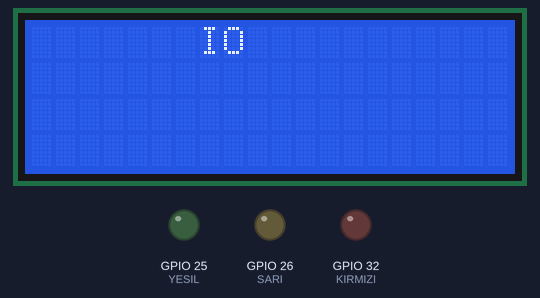
Bench run of a sketch on a simulated ESP32. Parts: 20×4 character LCD, output pins drawn as LEDs (lit = HIGH). What the sketch prints to the serial monitor is not drawn.

Above: at 1.0 s.
At 2.6 s:
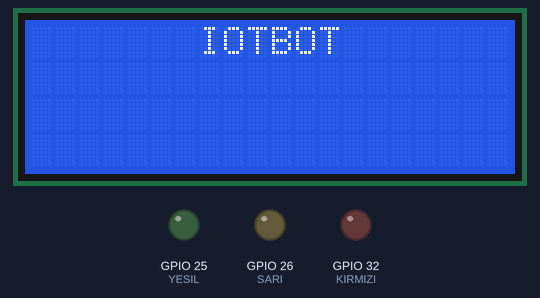
At 3.2 s:
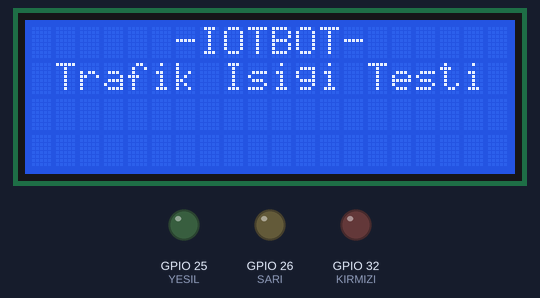
At 4.3 s:
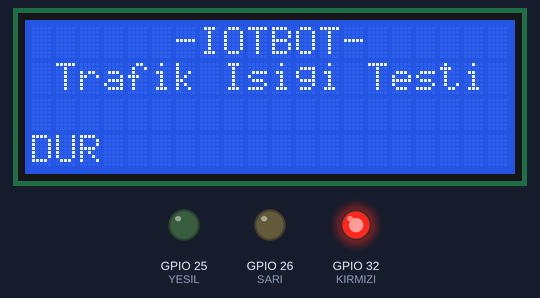
At 6.8 s:
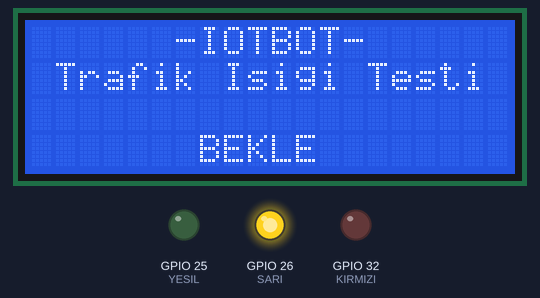
At 7.8 s:
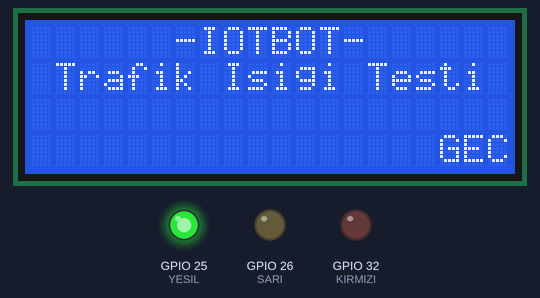
Timing chart, 0 to 39.0 s (numbered marks = the images above):
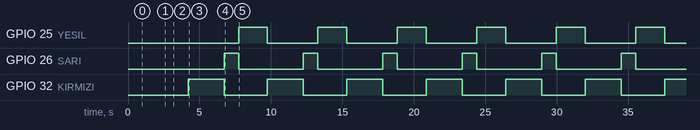

The sketch:

Modulcuk_Trafik_Isigi.ino
```cpp
/*
                                  ///////////////////////////////////////////////////////
                                  /////////   IoT BOT Test Yazılımları Serisi   /////////
                                  ///////////////////////////////////////////////////////
                                                   TRAFİK IŞIĞI MODÜLCÜĞÜ
*/

//---------------------------------------          HADİ KODLAYALIM...       ----------------------------------------------------------------

//---------------------------------------   // İLK TANIMLAMALAR VE KÜTÜPHANE EKLEME   ------------------------------------------------------

#define UYGULAMA "Trafik Isigi Testi"

int i = 0;                                            // Gidip gelen yazının animasyonu için oluşturulan değişken.

#include <Wire.h>                                     // I2C iletişim protokolünü kullanabilmek için gerekli kütüphaneyi ekliyoruz.
#include <LiquidCrystal_I2C.h>                        // LCD ekran için gerekli olan kütüphaneyi ekliyoruz.
LiquidCrystal_I2C lcd(0x27, 20, 4);                   // LCD ekranımızın özelliklerini giriyoruz.
                                                      // Bizim ekranımız 20 satır, 4 sütun karakter destekliyor.
int KIRMIZI = 32;                           // Kırmızı ledin bağlı olduğu pini tanımladık.
int SARI    = 26;                           // Sarı ledin bağlı olduğu pini tanımladık.
int YESIL   = 25;                           // Yeşil ledin bağlı olduğu pini tanımladık.

//---------------------------------------   // SADECE İLK AÇILIŞTA BİR KERE ÇALIŞACAK KISIM   ---------------------------------------------

void setup()
{
  Serial.begin(115200);                               // Seri haberleşmeyi "115200" bandında başlattık.
  lcd.init();                                         // LCD ekranı başlatma komutu gönderiyoruz.
  lcd.backlight();                                    // LCD ekranın arka plan aydınlatma ışığını açıyoruz.

  giris_animasyon();

  Serial.println("     IoT BOT    ");                 // Seri ekrana bilgilendirme mesajı gönderdik.
  Serial.println(UYGULAMA);

  pinMode(KIRMIZI, OUTPUT);                 // Ledimizi sonuç vediği için çıkış olarak belirledik.
  pinMode(SARI,  OUTPUT);                   // Ledimizi sonuç vediği için çıkış olarak belirledik.
  pinMode(YESIL,  OUTPUT);                  // Ledimizi sonuç vediği için çıkış olarak belirledik.
}

//---------------------------------------   // SÜREKLİ ÇALIŞACAK DÖNGÜ İÇİNDEKİ KISIM   ---------------------------------------------------

void loop()
{
  digitalWrite(KIRMIZI, HIGH);                  // "Dur" komutumuz olan kırmızı ile işe başlayalım.
  Serial.println("Kırmızı Yanıyor. Durunuz.");  // Seri ekrana bilgilendirme mesajı gönderdik.
  lcd.setCursor(0, 3);                                              // Ekranda yazmasını istediğimiz yazıları yolluyoruz.
  lcd.print("DUR                 ");
  delay(2500);                                  // Bekleme süresi ekledik.

  digitalWrite(KIRMIZI, LOW);                   // Kırmızı  ışığı tekrardan söndürüyoruz.
  digitalWrite(SARI, HIGH);                     // Şimdi de "Bekle" komutu olan sarıyı yakalım.
  Serial.println("Sarı Yanıyor. Bekleyiniz.");  // Seri ekranına bilgilendirme mesajı gönderdik.
  lcd.setCursor(0, 3);                                              // Ekranda yazmasını istediğimiz yazıları yolluyoruz.
  lcd.print("       BEKLE        ");
  delay(1000);                                  // Bekleme süresi ekledik.

  digitalWrite(SARI, LOW);                      // Sarı ışığı kaptıyoruz.
  digitalWrite(YESIL, HIGH);                    // Son olarak "Geç" komutu olan yeşili yakalım.
  Serial.println("Yeşil Yanıyor. Geçiniz.");    // Seri ekranına bilgilendirme mesajı gönderdik.
  lcd.setCursor(0, 3);                                              // Ekranda yazmasını istediğimiz yazıları yolluyoruz.
  lcd.print("                 GEC");
  delay(2000);                                  // Bekleme süresi ekledik.

  digitalWrite(YESIL, LOW);                     // Yeşil ışığı tekrardan söndürüyoruz.

}


void giris_animasyon()                               // Giriş animasyonunu hazırlıyoruz.
{
  lcd.clear();
  delay(500);
  lcd.setCursor(7, 0);
  lcd.print("I");
  delay(400);
  lcd.setCursor(8, 0);
  lcd.print("O");
  delay(400);
  lcd.setCursor(9, 0);
  lcd.print("T");
  delay(400);
  lcd.setCursor(10, 0);
  lcd.print("B");
  delay(400);
  lcd.setCursor(11, 0);
  lcd.print("O");
  delay(400);
  lcd.setCursor(12, 0);
  lcd.print("T");
  delay(600);

  lcd.setCursor(6, 0);
  lcd.print("-");
  lcd.setCursor(13, 0);
  lcd.print("-");

  lcd.setCursor(1, 1);
  lcd.print(UYGULAMA);
  delay(1000);
}

void yan_son_yazi()                                    // Yanıp sönen bilgilendirme mesajını hazırlıyoruz.
{
  lcd.setCursor(1, 2);                                // İmleci, yazmak istediğimiz koordinata yönlendiriyoruz.
    lcd.print("                     ");               // Ekranda yazmasını istediğimiz yazıları yolluyoruz.
    i = i + 1;
    if (i < 15)
    {
      lcd.setCursor(1, 3);                            // İmleci, yazmak istediğimiz koordinata yönlendiriyoruz.
      lcd.print("Bir Tusa Basiniz..");                // Ekranda yazmasını istediğimiz yazıları yolluyoruz.
    }
    if (i >= 15)
    {
      lcd.setCursor(1, 3);                            // İmleci, yazmak istediğimiz koordinata yönlendiriyoruz.
      lcd.print("                     ");             // Ekranda yazmasını istediğimiz yazıları yolluyoruz.
    }
    if (i == 30)
    {
      i = 0;
    }
}
```

Measured:
- by itself, GPIO 25 (YESIL): alternates HIGH for 2.0 s and LOW for 3.5 s
- by itself, GPIO 26 (SARI): alternates HIGH for 1.0 s and LOW for 4.5 s
- by itself, GPIO 32 (KIRMIZI): alternates HIGH for 2.5 s and LOW for 3.0 s
- what the display in image 1 shows lasts 0.6 s, from 2.6 s to 3.2 s
- what the display in image 2 shows lasts 1.0 s, from 3.2 s to 4.2 s
- what the display in image 3 shows lasts 2.5 s, from 4.2 s to 6.7 s
